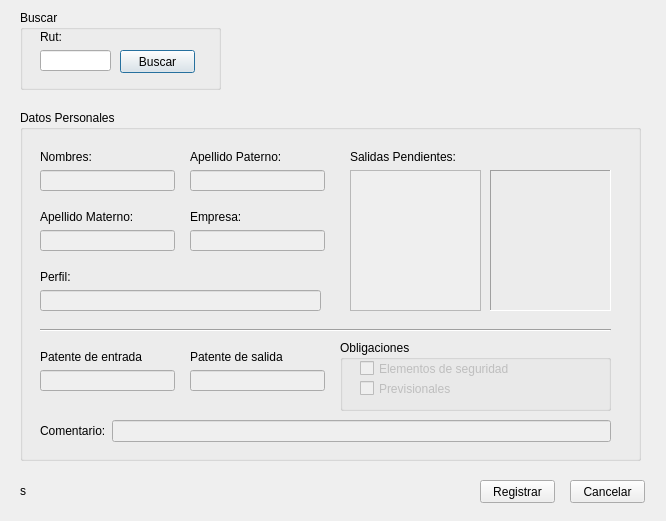
<?xml version="1.0" encoding="UTF-8"?>
<ui version="4.0">
 <class>ReadWithoutCI</class>
 <widget class="QDialog" name="ReadWithoutCI">
  <property name="geometry">
   <rect>
    <x>0</x>
    <y>0</y>
    <width>666</width>
    <height>521</height>
   </rect>
  </property>
  <property name="windowTitle">
   <string>Dialog</string>
  </property>
  <widget class="QLabel" name="label_status">
   <property name="geometry">
    <rect>
     <x>20</x>
     <y>480</y>
     <width>21</width>
     <height>21</height>
    </rect>
   </property>
   <property name="text">
    <string>s</string>
   </property>
  </widget>
  <widget class="QGroupBox" name="groupBox">
   <property name="geometry">
    <rect>
     <x>20</x>
     <y>10</y>
     <width>201</width>
     <height>80</height>
    </rect>
   </property>
   <property name="title">
    <string>Buscar</string>
   </property>
   <widget class="QWidget" name="layoutWidget">
    <property name="geometry">
     <rect>
      <x>20</x>
      <y>20</y>
      <width>71</width>
      <height>41</height>
     </rect>
    </property>
    <layout class="QVBoxLayout" name="verticalLayout">
     <item>
      <widget class="QLabel" name="label">
       <property name="text">
        <string>Rut:</string>
       </property>
      </widget>
     </item>
     <item>
      <widget class="QLineEdit" name="lineEdit_rut"/>
     </item>
    </layout>
   </widget>
   <widget class="QPushButton" name="pushButton_search">
    <property name="geometry">
     <rect>
      <x>100</x>
      <y>40</y>
      <width>75</width>
      <height>23</height>
     </rect>
    </property>
    <property name="text">
     <string>Buscar</string>
    </property>
   </widget>
  </widget>
  <widget class="QPushButton" name="pushButton_3">
   <property name="geometry">
    <rect>
     <x>570</x>
     <y>480</y>
     <width>75</width>
     <height>23</height>
    </rect>
   </property>
   <property name="text">
    <string>Cancelar</string>
   </property>
  </widget>
  <widget class="QPushButton" name="pushButton_register">
   <property name="geometry">
    <rect>
     <x>480</x>
     <y>480</y>
     <width>75</width>
     <height>23</height>
    </rect>
   </property>
   <property name="text">
    <string>Registrar</string>
   </property>
  </widget>
  <widget class="QGroupBox" name="groupBox_2">
   <property name="geometry">
    <rect>
     <x>20</x>
     <y>110</y>
     <width>621</width>
     <height>351</height>
    </rect>
   </property>
   <property name="title">
    <string>Datos Personales</string>
   </property>
   <widget class="QWidget" name="layoutWidget_2">
    <property name="geometry">
     <rect>
      <x>170</x>
      <y>100</y>
      <width>135</width>
      <height>41</height>
     </rect>
    </property>
    <layout class="QVBoxLayout" name="verticalLayout_4">
     <item>
      <widget class="QLabel" name="label_4">
       <property name="text">
        <string>Empresa:</string>
       </property>
      </widget>
     </item>
     <item>
      <widget class="QLineEdit" name="lineEdit_company">
       <property name="enabled">
        <bool>false</bool>
       </property>
       <property name="readOnly">
        <bool>true</bool>
       </property>
      </widget>
     </item>
    </layout>
   </widget>
   <widget class="QWidget" name="layoutWidget_3">
    <property name="geometry">
     <rect>
      <x>20</x>
      <y>40</y>
      <width>135</width>
      <height>41</height>
     </rect>
    </property>
    <layout class="QVBoxLayout" name="verticalLayout_2">
     <item>
      <widget class="QLabel" name="label_2">
       <property name="text">
        <string>Nombres:</string>
       </property>
      </widget>
     </item>
     <item>
      <widget class="QLineEdit" name="lineEdit_names">
       <property name="enabled">
        <bool>false</bool>
       </property>
       <property name="readOnly">
        <bool>true</bool>
       </property>
      </widget>
     </item>
    </layout>
   </widget>
   <widget class="QWidget" name="layoutWidget_5">
    <property name="geometry">
     <rect>
      <x>170</x>
      <y>40</y>
      <width>135</width>
      <height>41</height>
     </rect>
    </property>
    <layout class="QVBoxLayout" name="verticalLayout_3">
     <item>
      <widget class="QLabel" name="label_3">
       <property name="text">
        <string>Apellido Paterno:</string>
       </property>
      </widget>
     </item>
     <item>
      <widget class="QLineEdit" name="lineEdit_paternal_surname">
       <property name="enabled">
        <bool>false</bool>
       </property>
       <property name="readOnly">
        <bool>true</bool>
       </property>
      </widget>
     </item>
    </layout>
   </widget>
   <widget class="QWidget" name="layoutWidget_7">
    <property name="geometry">
     <rect>
      <x>330</x>
      <y>40</y>
      <width>131</width>
      <height>161</height>
     </rect>
    </property>
    <layout class="QVBoxLayout" name="verticalLayout_5">
     <item>
      <widget class="QLabel" name="label_5">
       <property name="text">
        <string>Salidas Pendientes:</string>
       </property>
      </widget>
     </item>
     <item>
      <widget class="QListView" name="listView_imput">
       <property name="enabled">
        <bool>false</bool>
       </property>
      </widget>
     </item>
    </layout>
   </widget>
   <widget class="Line" name="line_2">
    <property name="geometry">
     <rect>
      <x>20</x>
      <y>210</y>
      <width>571</width>
      <height>20</height>
     </rect>
    </property>
    <property name="orientation">
     <enum>Qt::Horizontal</enum>
    </property>
   </widget>
   <widget class="QWidget" name="layoutWidget_8">
    <property name="geometry">
     <rect>
      <x>20</x>
      <y>310</y>
      <width>571</width>
      <height>22</height>
     </rect>
    </property>
    <layout class="QHBoxLayout" name="horizontalLayout_3">
     <item>
      <widget class="QLabel" name="label_6">
       <property name="text">
        <string>Comentario:</string>
       </property>
      </widget>
     </item>
     <item>
      <widget class="QLineEdit" name="lineEdit_comment">
       <property name="enabled">
        <bool>false</bool>
       </property>
      </widget>
     </item>
    </layout>
   </widget>
   <widget class="QWidget" name="layoutWidget_9">
    <property name="geometry">
     <rect>
      <x>20</x>
      <y>240</y>
      <width>135</width>
      <height>41</height>
     </rect>
    </property>
    <layout class="QVBoxLayout" name="verticalLayout_6">
     <item>
      <widget class="QLabel" name="label_7">
       <property name="text">
        <string>Patente de entrada</string>
       </property>
      </widget>
     </item>
     <item>
      <widget class="QLineEdit" name="lineEdit_patent_input">
       <property name="enabled">
        <bool>false</bool>
       </property>
       <property name="frame">
        <bool>true</bool>
       </property>
      </widget>
     </item>
    </layout>
   </widget>
   <widget class="QWidget" name="layoutWidget_10">
    <property name="geometry">
     <rect>
      <x>170</x>
      <y>240</y>
      <width>135</width>
      <height>41</height>
     </rect>
    </property>
    <layout class="QVBoxLayout" name="verticalLayout_7">
     <item>
      <widget class="QLabel" name="label_10">
       <property name="text">
        <string>Patente de salida</string>
       </property>
      </widget>
     </item>
     <item>
      <widget class="QLineEdit" name="lineEdit_patent_output">
       <property name="enabled">
        <bool>false</bool>
       </property>
      </widget>
     </item>
    </layout>
   </widget>
   <widget class="QWidget" name="layoutWidget_4">
    <property name="geometry">
     <rect>
      <x>20</x>
      <y>100</y>
      <width>135</width>
      <height>41</height>
     </rect>
    </property>
    <layout class="QVBoxLayout" name="verticalLayout_10">
     <item>
      <widget class="QLabel" name="label_11">
       <property name="text">
        <string>Apellido Materno:</string>
       </property>
      </widget>
     </item>
     <item>
      <widget class="QLineEdit" name="lineEdit_maternal_surname">
       <property name="enabled">
        <bool>false</bool>
       </property>
       <property name="readOnly">
        <bool>true</bool>
       </property>
      </widget>
     </item>
    </layout>
   </widget>
   <widget class="QGroupBox" name="groupBox_3">
    <property name="geometry">
     <rect>
      <x>320</x>
      <y>230</y>
      <width>271</width>
      <height>71</height>
     </rect>
    </property>
    <property name="title">
     <string>Obligaciones</string>
    </property>
    <widget class="QCheckBox" name="checkBox_security">
     <property name="enabled">
      <bool>false</bool>
     </property>
     <property name="geometry">
      <rect>
       <x>20</x>
       <y>20</y>
       <width>151</width>
       <height>17</height>
      </rect>
     </property>
     <property name="text">
      <string>Elementos de seguridad</string>
     </property>
    </widget>
    <widget class="QCheckBox" name="checkBox_pension">
     <property name="enabled">
      <bool>false</bool>
     </property>
     <property name="geometry">
      <rect>
       <x>20</x>
       <y>40</y>
       <width>201</width>
       <height>17</height>
      </rect>
     </property>
     <property name="text">
      <string>Previsionales</string>
     </property>
    </widget>
   </widget>
   <widget class="QWidget" name="layoutWidget_6">
    <property name="geometry">
     <rect>
      <x>20</x>
      <y>160</y>
      <width>281</width>
      <height>41</height>
     </rect>
    </property>
    <layout class="QVBoxLayout" name="verticalLayout_11">
     <item>
      <widget class="QLabel" name="label_12">
       <property name="text">
        <string>Perfil:</string>
       </property>
      </widget>
     </item>
     <item>
      <widget class="QLineEdit" name="lineEdit_profile">
       <property name="enabled">
        <bool>false</bool>
       </property>
      </widget>
     </item>
    </layout>
   </widget>
   <widget class="QLabel" name="label_user">
    <property name="geometry">
     <rect>
      <x>470</x>
      <y>60</y>
      <width>121</width>
      <height>141</height>
     </rect>
    </property>
    <property name="frameShape">
     <enum>QFrame::Panel</enum>
    </property>
    <property name="frameShadow">
     <enum>QFrame::Sunken</enum>
    </property>
    <property name="text">
     <string/>
    </property>
    <property name="pixmap">
     <pixmap resource="comboscan.qrc">:/images/User-blue-icon.png</pixmap>
    </property>
    <property name="scaledContents">
     <bool>true</bool>
    </property>
   </widget>
  </widget>
 </widget>
 <resources>
  <include location="comboscan.qrc"/>
 </resources>
 <connections/>
</ui>
